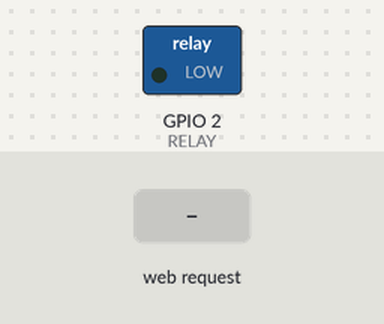
The sketch below on a simulated ESP32. On the bench: switched loads named in the sketch (green lamp = pin HIGH). The inputs (shaded band) are chosen by the test bench. WiFi joins after 1.5 s; servers stay silent unless stated; what the sketch prints to the serial monitor is not drawn.

Above: at 2.7 s.
2.8 s: HTTP request GET /on received
At 3.3 s:
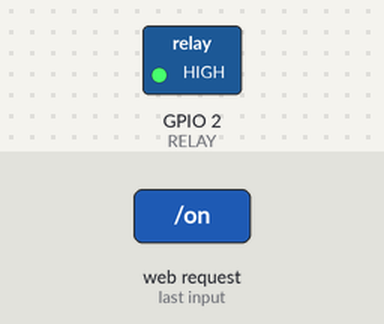
4.3 s: HTTP request GET /off received
At 5.7 s:
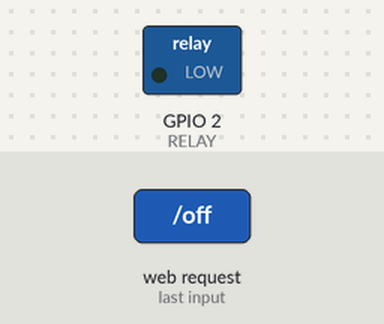
Timing chart, 0 to 7.3 s (numbered marks = the images above; inputs shaded):
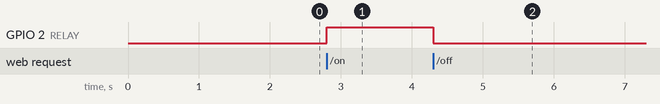

The sketch:

Smart_Home_Automation.ino
```cpp
#include <WiFi.h>
#include <WebServer.h>

const char* ssid = "Wokwi-GUEST";
const char* password = "";

#define RELAY 2

WebServer server(80);

void handleRoot() {
  String page = "<h1>Smart Home Control</h1>";
  page += "<p><a href=\"/on\"><button>ON</button></a></p>";
  page += "<p><a href=\"/off\"><button>OFF</button></a></p>";
  server.send(200, "text/html", page);
}

void handleOn() {
  digitalWrite(RELAY, HIGH);
  server.send(200, "text/html", "<h1>Device ON</h1><a href='/'>Back</a>");
}

void handleOff() {
  digitalWrite(RELAY, LOW);
  server.send(200, "text/html", "<h1>Device OFF</h1><a href='/'>Back</a>");
}

void setup() {
  pinMode(RELAY, OUTPUT);
  Serial.begin(115200);

  WiFi.begin(ssid, password);
  Serial.print("Connecting");

  while (WiFi.status() != WL_CONNECTED) {
    delay(500);
    Serial.print(".");
  }

  Serial.println("\nConnected!");
  Serial.print("IP Address: ");
  Serial.println(WiFi.localIP());

  server.on("/", handleRoot);
  server.on("/on", handleOn);
  server.on("/off", handleOff);

  server.begin();
}

void loop() {
  server.handleClient();
}
```

Measured:
- after the input at 2.8 s, GPIO 2 (RELAY): LOW → HIGH at once
- after the input at 4.3 s, GPIO 2 (RELAY): HIGH → LOW at once
